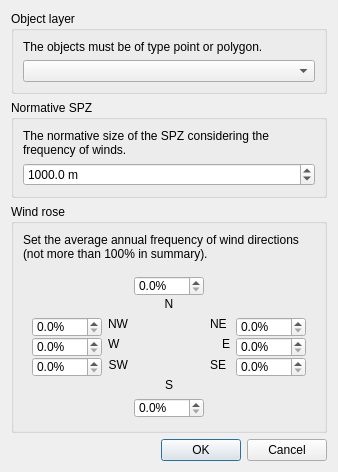
<?xml version="1.0" encoding="UTF-8"?>
<ui version="4.0">
 <class>SpzBuilderDialog</class>
 <widget class="QDialog" name="SpzBuilderDialog">
  <property name="geometry">
   <rect>
    <x>0</x>
    <y>0</y>
    <width>330</width>
    <height>435</height>
   </rect>
  </property>
  <property name="windowTitle">
   <string>SPZ Builder</string>
  </property>
  <layout class="QVBoxLayout" name="verticalLayout">
   <item>
    <widget class="QGroupBox" name="srcLayerGroupBox">
     <property name="title">
      <string>Object layer</string>
     </property>
     <layout class="QVBoxLayout" name="verticalLayout_2">
      <item>
       <widget class="QLabel" name="srcLayerInfo">
        <property name="text">
         <string>The objects must be of type point or polygon.</string>
        </property>
        <property name="wordWrap">
         <bool>true</bool>
        </property>
       </widget>
      </item>
      <item>
       <widget class="QgsMapLayerComboBox" name="srcLayerComboBox"/>
      </item>
     </layout>
    </widget>
   </item>
   <item>
    <widget class="QGroupBox" name="nSpzGroupBox">
     <property name="title">
      <string>Normative SPZ</string>
     </property>
     <layout class="QVBoxLayout" name="verticalLayout_4">
      <item>
       <widget class="QLabel" name="nSpzInfo">
        <property name="text">
         <string>The normative size of the SPZ considering the frequency of winds.</string>
        </property>
        <property name="wordWrap">
         <bool>true</bool>
        </property>
       </widget>
      </item>
      <item>
       <widget class="QDoubleSpinBox" name="nSpzSpinBox">
        <property name="suffix">
         <string> m</string>
        </property>
        <property name="decimals">
         <number>1</number>
        </property>
        <property name="maximum">
         <double>16777215.000000000000000</double>
        </property>
        <property name="value">
         <double>1000.000000000000000</double>
        </property>
       </widget>
      </item>
     </layout>
    </widget>
   </item>
   <item>
    <widget class="QGroupBox" name="windRoseGroupBox">
     <property name="title">
      <string>Wind rose</string>
     </property>
     <layout class="QVBoxLayout" name="verticalLayout_3">
      <item>
       <widget class="QLabel" name="windRoseInfo">
        <property name="text">
         <string>Set the average annual frequency of wind directions (not more than 100% in summary).</string>
        </property>
        <property name="wordWrap">
         <bool>true</bool>
        </property>
       </widget>
      </item>
      <item>
       <widget class="QWidget" name="windRoseWidget" native="true">
        <layout class="QGridLayout" name="gridLayout">
         <item row="2" column="4">
          <widget class="QLabel" name="nLabel">
           <property name="text">
            <string>N</string>
           </property>
           <property name="alignment">
            <set>Qt::AlignCenter</set>
           </property>
          </widget>
         </item>
         <item row="4" column="5">
          <widget class="QLabel" name="eLabel">
           <property name="minimumSize">
            <size>
             <width>20</width>
             <height>0</height>
            </size>
           </property>
           <property name="maximumSize">
            <size>
             <width>20</width>
             <height>16777215</height>
            </size>
           </property>
           <property name="text">
            <string>E</string>
           </property>
           <property name="alignment">
            <set>Qt::AlignRight|Qt::AlignTrailing|Qt::AlignVCenter</set>
           </property>
          </widget>
         </item>
         <item row="3" column="5">
          <widget class="QLabel" name="neLabel">
           <property name="minimumSize">
            <size>
             <width>20</width>
             <height>0</height>
            </size>
           </property>
           <property name="maximumSize">
            <size>
             <width>20</width>
             <height>16777215</height>
            </size>
           </property>
           <property name="text">
            <string>NE</string>
           </property>
           <property name="alignment">
            <set>Qt::AlignLeading|Qt::AlignLeft|Qt::AlignVCenter</set>
           </property>
          </widget>
         </item>
         <item row="5" column="5">
          <widget class="QLabel" name="seLabel">
           <property name="minimumSize">
            <size>
             <width>20</width>
             <height>0</height>
            </size>
           </property>
           <property name="maximumSize">
            <size>
             <width>20</width>
             <height>16777215</height>
            </size>
           </property>
           <property name="text">
            <string>SE</string>
           </property>
           <property name="alignment">
            <set>Qt::AlignLeading|Qt::AlignLeft|Qt::AlignVCenter</set>
           </property>
          </widget>
         </item>
         <item row="5" column="2">
          <widget class="QLabel" name="swLabel">
           <property name="minimumSize">
            <size>
             <width>20</width>
             <height>0</height>
            </size>
           </property>
           <property name="maximumSize">
            <size>
             <width>20</width>
             <height>16777215</height>
            </size>
           </property>
           <property name="text">
            <string>SW</string>
           </property>
           <property name="alignment">
            <set>Qt::AlignRight|Qt::AlignTrailing|Qt::AlignVCenter</set>
           </property>
          </widget>
         </item>
         <item row="3" column="2">
          <widget class="QLabel" name="nwLabel">
           <property name="minimumSize">
            <size>
             <width>20</width>
             <height>0</height>
            </size>
           </property>
           <property name="maximumSize">
            <size>
             <width>20</width>
             <height>16777215</height>
            </size>
           </property>
           <property name="text">
            <string>NW</string>
           </property>
           <property name="alignment">
            <set>Qt::AlignRight|Qt::AlignTrailing|Qt::AlignVCenter</set>
           </property>
          </widget>
         </item>
         <item row="4" column="2">
          <widget class="QLabel" name="wLabel">
           <property name="minimumSize">
            <size>
             <width>20</width>
             <height>0</height>
            </size>
           </property>
           <property name="maximumSize">
            <size>
             <width>20</width>
             <height>16777215</height>
            </size>
           </property>
           <property name="text">
            <string>W</string>
           </property>
          </widget>
         </item>
         <item row="6" column="4">
          <widget class="QLabel" name="sLabel">
           <property name="text">
            <string>S</string>
           </property>
           <property name="alignment">
            <set>Qt::AlignCenter</set>
           </property>
          </widget>
         </item>
         <item row="3" column="4" rowspan="3">
          <widget class="QLabel" name="windRoseLabel">
           <property name="minimumSize">
            <size>
             <width>70</width>
             <height>70</height>
            </size>
           </property>
           <property name="maximumSize">
            <size>
             <width>70</width>
             <height>70</height>
            </size>
           </property>
           <property name="scaledContents">
            <bool>true</bool>
           </property>
           <property name="alignment">
            <set>Qt::AlignCenter</set>
           </property>
          </widget>
         </item>
         <item row="0" column="4">
          <widget class="QDoubleSpinBox" name="nSpinBox">
           <property name="minimumSize">
            <size>
             <width>70</width>
             <height>20</height>
            </size>
           </property>
           <property name="maximumSize">
            <size>
             <width>70</width>
             <height>16777215</height>
            </size>
           </property>
           <property name="suffix">
            <string notr="true">%</string>
           </property>
           <property name="decimals">
            <number>1</number>
           </property>
          </widget>
         </item>
         <item row="3" column="6">
          <widget class="QDoubleSpinBox" name="neSpinBox">
           <property name="minimumSize">
            <size>
             <width>70</width>
             <height>20</height>
            </size>
           </property>
           <property name="maximumSize">
            <size>
             <width>70</width>
             <height>16777215</height>
            </size>
           </property>
           <property name="suffix">
            <string notr="true">%</string>
           </property>
           <property name="decimals">
            <number>1</number>
           </property>
          </widget>
         </item>
         <item row="3" column="1">
          <widget class="QDoubleSpinBox" name="nwSpinBox">
           <property name="minimumSize">
            <size>
             <width>70</width>
             <height>20</height>
            </size>
           </property>
           <property name="maximumSize">
            <size>
             <width>70</width>
             <height>16777215</height>
            </size>
           </property>
           <property name="suffix">
            <string notr="true">%</string>
           </property>
           <property name="decimals">
            <number>1</number>
           </property>
          </widget>
         </item>
         <item row="4" column="1">
          <widget class="QDoubleSpinBox" name="wSpinBox">
           <property name="minimumSize">
            <size>
             <width>70</width>
             <height>20</height>
            </size>
           </property>
           <property name="maximumSize">
            <size>
             <width>70</width>
             <height>16777215</height>
            </size>
           </property>
           <property name="suffix">
            <string notr="true">%</string>
           </property>
           <property name="decimals">
            <number>1</number>
           </property>
          </widget>
         </item>
         <item row="5" column="1">
          <widget class="QDoubleSpinBox" name="swSpinBox">
           <property name="minimumSize">
            <size>
             <width>70</width>
             <height>20</height>
            </size>
           </property>
           <property name="maximumSize">
            <size>
             <width>70</width>
             <height>16777215</height>
            </size>
           </property>
           <property name="suffix">
            <string notr="true">%</string>
           </property>
           <property name="decimals">
            <number>1</number>
           </property>
          </widget>
         </item>
         <item row="4" column="6">
          <widget class="QDoubleSpinBox" name="eSpinBox">
           <property name="minimumSize">
            <size>
             <width>70</width>
             <height>20</height>
            </size>
           </property>
           <property name="maximumSize">
            <size>
             <width>70</width>
             <height>16777215</height>
            </size>
           </property>
           <property name="suffix">
            <string notr="true">%</string>
           </property>
           <property name="decimals">
            <number>1</number>
           </property>
          </widget>
         </item>
         <item row="5" column="6">
          <widget class="QDoubleSpinBox" name="seSpinBox">
           <property name="minimumSize">
            <size>
             <width>70</width>
             <height>20</height>
            </size>
           </property>
           <property name="maximumSize">
            <size>
             <width>70</width>
             <height>16777215</height>
            </size>
           </property>
           <property name="suffix">
            <string notr="true">%</string>
           </property>
           <property name="decimals">
            <number>1</number>
           </property>
          </widget>
         </item>
         <item row="7" column="4">
          <widget class="QDoubleSpinBox" name="sSpinBox">
           <property name="minimumSize">
            <size>
             <width>70</width>
             <height>20</height>
            </size>
           </property>
           <property name="maximumSize">
            <size>
             <width>70</width>
             <height>16777215</height>
            </size>
           </property>
           <property name="suffix">
            <string notr="true">%</string>
           </property>
           <property name="decimals">
            <number>1</number>
           </property>
          </widget>
         </item>
        </layout>
       </widget>
      </item>
     </layout>
    </widget>
   </item>
   <item>
    <widget class="QDialogButtonBox" name="buttonBox">
     <property name="orientation">
      <enum>Qt::Horizontal</enum>
     </property>
     <property name="standardButtons">
      <set>QDialogButtonBox::Cancel|QDialogButtonBox::Ok</set>
     </property>
    </widget>
   </item>
  </layout>
 </widget>
 <customwidgets>
  <customwidget>
   <class>QgsMapLayerComboBox</class>
   <extends>QComboBox</extends>
   <header>qgis.gui</header>
  </customwidget>
 </customwidgets>
 <resources/>
 <connections>
  <connection>
   <sender>buttonBox</sender>
   <signal>accepted()</signal>
   <receiver>SpzBuilderDialog</receiver>
   <slot>accept()</slot>
   <hints>
    <hint type="sourcelabel">
     <x>20</x>
     <y>20</y>
    </hint>
    <hint type="destinationlabel">
     <x>20</x>
     <y>20</y>
    </hint>
   </hints>
  </connection>
  <connection>
   <sender>buttonBox</sender>
   <signal>rejected()</signal>
   <receiver>SpzBuilderDialog</receiver>
   <slot>reject()</slot>
   <hints>
    <hint type="sourcelabel">
     <x>20</x>
     <y>20</y>
    </hint>
    <hint type="destinationlabel">
     <x>20</x>
     <y>20</y>
    </hint>
   </hints>
  </connection>
 </connections>
</ui>
